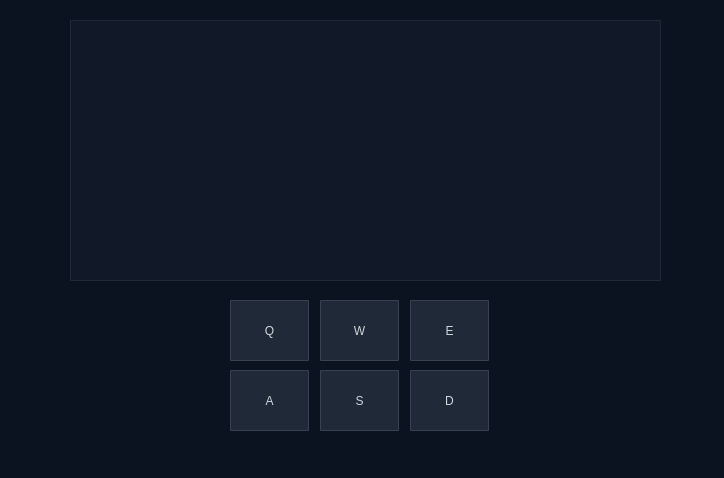
<?xml version="1.0" encoding="UTF-8"?>
<ui version="4.0">
 <class>MainWindow</class>
 <widget class="QMainWindow" name="MainWindow">
  <property name="geometry">
   <rect>
    <x>0</x>
    <y>0</y>
    <width>724</width>
    <height>478</height>
   </rect>
  </property>
  <property name="windowTitle">
   <string>MainWindow</string>
  </property>
  <property name="styleSheet">
   <string notr="true">/* === GLOBAL === */
QWidget {
    background-color: #0b1220;
    color: #d1d5db;
    font-family: &quot;Segoe UI&quot;;
}

/* === PANELS === */
QFrame {
    background-color: #111827;
    border: 1px solid #1f2937;
    border-radius: 1px;
}

/* === BUTTONS === */
QPushButton {
    background-color: #1f2937;
    border-radius: 1px;
    padding: 6px;
    border: 1px solid #374151;
}

/* Hover */
QPushButton:hover {
    background-color: #374151;
}

/* Click (momentary press) */
QPushButton:pressed {
    background-color: #4b5563;
}

/* Toggle buttons (VERY useful for filters, modes, etc.) */
QPushButton:checked {
    background-color: #2563eb;
    border: 1px solid #3b82f6;
    color: white;
}

/* === INPUT === */
QLineEdit {
    background-color: #020617;
    border: 1px solid #1f2937;
    padding: 6px;
    border-radius: 1px;
}

/* === LABELS === */
QLabel#profit {
    color: #22c55e;
    font-weight: bold;
}

QLabel#loss {
    color: #ef4444;
    font-weight: bold;
}

QLabel#title {
    font-size: 18px;
    font-weight: bold;
    color: #f9fafb;
}

/* === CHECKBOXES (IMPROVED) === */
QCheckBox {
    spacing: 8px;
    font-size: 14px;
}

/* Box size */
QCheckBox::indicator {
    width: 18px;
    height: 18px;
    border-radius: 4px;
    border: 1px solid #374151;
    background-color: #020617;
}

/* Hover effect */
QCheckBox::indicator:hover {
    border: 1px solid #3b82f6;
}

/* Checked state (VERY visible now) */
QCheckBox::indicator:checked {
    background-color: #22c55e;
    border: 1px solid #22c55e;
}

/* Checked + hover */
QCheckBox::indicator:checked:hover {
    background-color: #16a34a;
}

/* Disabled */
QCheckBox::indicator:disabled {
    background-color: #111827;
    border: 1px solid #1f2937;
}</string>
  </property>
  <widget class="QWidget" name="centralwidget">
   <widget class="QLabel" name="CameraOutput">
    <property name="geometry">
     <rect>
      <x>70</x>
      <y>20</y>
      <width>591</width>
      <height>261</height>
     </rect>
    </property>
    <property name="text">
     <string/>
    </property>
   </widget>
   <widget class="QPushButton" name="ForwardButton">
    <property name="geometry">
     <rect>
      <x>320</x>
      <y>300</y>
      <width>79</width>
      <height>61</height>
     </rect>
    </property>
    <property name="text">
     <string>W</string>
    </property>
   </widget>
   <widget class="QPushButton" name="RightButton">
    <property name="geometry">
     <rect>
      <x>410</x>
      <y>370</y>
      <width>79</width>
      <height>61</height>
     </rect>
    </property>
    <property name="text">
     <string>D</string>
    </property>
   </widget>
   <widget class="QPushButton" name="BackwardsButton">
    <property name="geometry">
     <rect>
      <x>320</x>
      <y>370</y>
      <width>79</width>
      <height>61</height>
     </rect>
    </property>
    <property name="text">
     <string>S</string>
    </property>
   </widget>
   <widget class="QPushButton" name="LeftButton">
    <property name="geometry">
     <rect>
      <x>230</x>
      <y>370</y>
      <width>79</width>
      <height>61</height>
     </rect>
    </property>
    <property name="text">
     <string>A</string>
    </property>
   </widget>
   <widget class="QPushButton" name="CameraLeft">
    <property name="geometry">
     <rect>
      <x>230</x>
      <y>300</y>
      <width>79</width>
      <height>61</height>
     </rect>
    </property>
    <property name="text">
     <string>Q</string>
    </property>
   </widget>
   <widget class="QPushButton" name="CameraRight">
    <property name="geometry">
     <rect>
      <x>410</x>
      <y>300</y>
      <width>79</width>
      <height>61</height>
     </rect>
    </property>
    <property name="text">
     <string>E</string>
    </property>
   </widget>
  </widget>
  <widget class="QMenuBar" name="menubar">
   <property name="geometry">
    <rect>
     <x>0</x>
     <y>0</y>
     <width>724</width>
     <height>33</height>
    </rect>
   </property>
  </widget>
  <widget class="QStatusBar" name="statusbar"/>
 </widget>
 <resources/>
 <connections/>
</ui>
